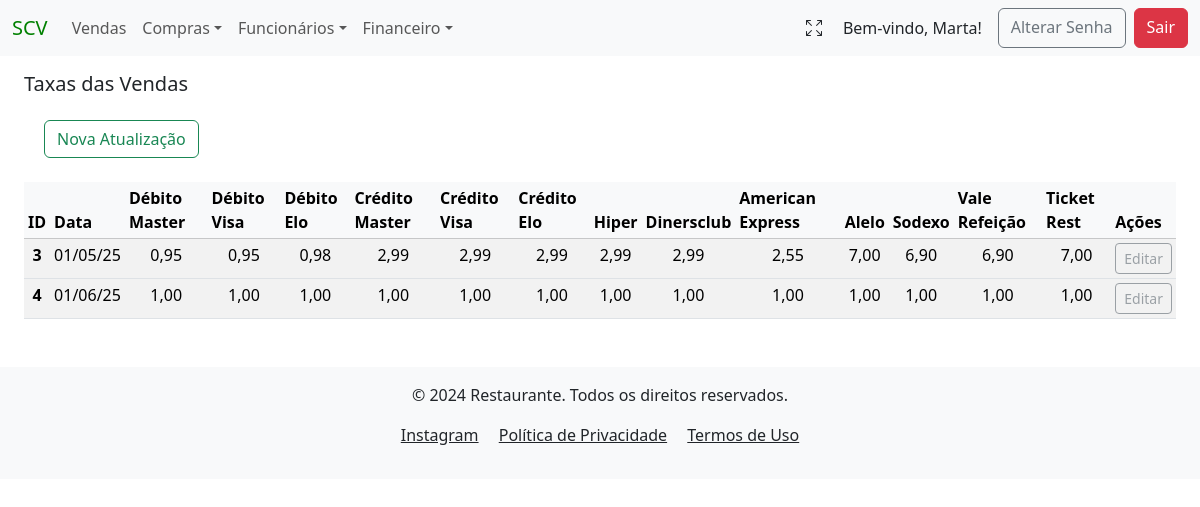
/taxas_vendas/?tenant=modelo_1 (signed in), run on the app's committed database.
### users/models.py (models this page shows)
class User(AbstractUser):
    tenant = models.ForeignKey(Tenant, on_delete=models.PROTECT)
    phone = models.CharField(max_length=13, blank=True, null=True)
    birth_date = models.DateField(blank=False, null=False)
    created_at = models.DateTimeField(auto_now_add=True)
    updated_at = models.DateTimeField(auto_now=True)
    groups = models.ManyToManyField(
        'auth.Group',
        related_name='custom_user_set',  # Adicionando um nome diferente para evitar o conflito
        blank=True
    )
    user_permissions = models.ManyToManyField(
        'auth.Permission',
        related_name='custom_user_permissions_set',  # Adicionando um nome diferente para evitar o conflito
        blank=True
    )

### financeiro/models.py (models this page shows)
class TaxasVendas(models.Model):
    tenant = models.ForeignKey(Tenant, on_delete=models.CASCADE)
    created_at = models.DateTimeField(auto_now_add=True)
    dt_atualizado = models.DateTimeField(auto_now=True, null=False, blank=False)
    data_taxa_venda = models.DateField(verbose_name="Data", null=False, blank=False)
    author = models.ForeignKey(settings.AUTH_USER_MODEL, on_delete=models.PROTECT, blank=False)
    debito_mastercard = models.DecimalField(verbose_name="Débito MasterCard", max_digits=4, decimal_places=2, null=True, blank=True)
    debito_visa =models.DecimalField(verbose_name="Débito Visa", max_digits=4, decimal_places=2, null=True, blank=True)
    debito_elo =models.DecimalField(verbose_name="Débito Elo", max_digits=4, decimal_places=2, null=True, blank=True)
    credito_mastercard =models.DecimalField(verbose_name="Crédito MasterCard", max_digits=4, decimal_places=2, null=True, blank=True)
    credito_visa =models.DecimalField(verbose_name="Crédito Visa", max_digits=4, decimal_places=2, null=True, blank=True)
    credito_elo =models.DecimalField(verbose_name="Crédito Elo", max_digits=4, decimal_places=2, null=True, blank=True)
    hiper =models.DecimalField(verbose_name="Hiper", max_digits=4, decimal_places=2, null=True, blank=True)
    dinersclub =models.DecimalField(verbose_name="Dinersclub", max_digits=4, decimal_places=2, null=True, blank=True)
    american_express =models.DecimalField(verbose_name="American Express", max_digits=4, decimal_places=2, null=True, blank=True)
    alelo =models.DecimalField(verbose_name="Alelo", max_digits=4, decimal_places=2, null=True, blank=True)
    sodexo =models.DecimalField(verbose_name="Sodexo", max_digits=4, decimal_places=2, null=True, blank=True)
    vale_refeicao =models.DecimalField(verbose_name="Vale Refeição", max_digits=4, decimal_places=2, null=True, blank=True)
    ticket_rest =models.DecimalField(verbose_name="Ticket Rest", max_digits=4, decimal_places=2, null=True, blank=True)

### financeiro/views.py (the view)
# urls.py: path('taxas_vendas/', TaxaListView.as_view(), name='taxas_vendas'),
class TaxaListView(LoginRequiredMixin, PermissionRequiredMixin, TenantQuerysetMixin, HandleNoPermissionMixin, ListView):
    model = TaxasVendas
    template_name = 'financeiro/taxasvendas_list.html'  # Garante que o template correto será usado
    context_object_name = 'taxas_list'  # Isso define o nome que será usado no template
    permission_required = 'financeiro.view_taxasvendas'  # Permissão para visualizar objetos'

### project/context_processors.py (called while the page is built)
def tenant_context(request):
    return {
        'tenant': request.GET.get('tenant', None),
    }

### project/mixins.py (called while the page is built)
    def get_queryset(self):
        tenant = getattr(self.request.user, 'tenant', None)
        if not tenant:
            tenant = self.request.user.tenant  # Garante que o tenant do usuário seja usado
        if not tenant:
            raise PermissionDenied("Tenant não encontrado para o usuário logado.")  # Lança um erro explícito
        return self.model.objects.filter(tenant=tenant)

### financeiro/templates/financeiro/taxasvendas_list.html (shortened to what this page needs)
{% extends 'global/base.html' %}
{% block content %}
<h5 class="mb-4 mt-3">Taxas das Vendas</h5>
<div class="container-fluid">
    <div class="ms-2 me-2 mt-4">
        <a href="{% url 'create_taxas_vendas' %}?tenant={{ tenant }}" class="btn btn-outline-success me-2">Nova Atualização</a>
    </div>
</div>
{% if taxas_list %}
    <table class="table table-sm table-striped table-hover mt-4">
        <thead class="table-light">
        <tr>
            <th scope="col">ID</th>
            <th scope="col">Data</th>
            <th scope="col">Débito Master</th>
            <th scope="col">Débito Visa</th>
            <th scope="col">Débito Elo</th>
            <th scope="col">Crédito Master</th>
            <th scope="col">Crédito Visa</th>
            <th scope="col">Crédito Elo</th>
            <th scope="col">Hiper</th>
            <th scope="col">Dinersclub</th>
            <th scope="col">American Express</th>
            <th scope="col">Alelo</th>
            <th scope="col">Sodexo</th>
            <th scope="col">Vale Refeição</th>
            <th scope="col">Ticket Rest</th>
            <th scope="col">Ações</th>
        </tr>
        </thead>
        <tbody>
            {% for taxas in taxas_list %}
                <tr>
                    <th scope="row" class="text-center">{{ taxas.pk }}</th>
                    <td class="text-center">{{ taxas.data_taxa_venda|date:"d/m/y"}}</td>
                    <td class="text-center">{{ taxas.debito_mastercard}}</td>
                    <td class="text-center">{{ taxas.debito_visa}}</td>
                    <td class="text-center">{{ taxas.debito_elo| default:"-"}}</td>
                    <td class="text-center">{{ taxas.credito_mastercard| default:"-" }}</td>
                    <td class="text-center">{{ taxas.credito_visa| default:"-" }}</td>
                    <td class="text-center">{{ taxas.credito_elo| default:"-" }}</td>
                    <td class="text-center">{{ taxas.hiper| default:"-" }}</td>
                    <td class="text-center">{{ taxas.dinersclub| default:"-" }}</td>
                    <td class="text-center">{{ taxas.american_express| default:"-" }}</td>
                    <td class="text-center">{{ taxas.alelo| default:"-" }}</td>
                    <td class="text-center">{{ taxas.sodexo| default:"-" }}</td>
                    <td class="text-center">{{ taxas.vale_refeicao| default:"-" }}</td>
                    <td class="text-center">{{ taxas.ticket_rest| default:"-" }}</td>
                    <td class="text-center">
                        {% if perms.financeiro.change_taxas_vendas %}
                            <a href="{% url 'update_taxas_vendas' pk=taxas.pk %}?tenant={{ tenant }}" class="btn btn-outline-secondary btn-sm">Editar</a>
                        {% else %}
                            <a href="#" class="btn btn-outline-secondary btn-sm disabled" aria-disabled="true">
                                 Editar
                            </a>
                        {% endif %}
                </td>
                </tr>
            {% endfor %}
        </tbody>
    </table>
{% else %}
    <div class="container">
        <div class="alert alert-warning mt-3" role="alert">
            Não há taxas para o filtro selecionado.
        </div>
    </div>
{% endif %}
{% endblock content %}

### project/templates/global/base.html (shortened to what this page needs)
<!DOCTYPE html>
<html lang="pt-br">
  <head>
    <link href="https://cdn.jsdelivr.net/npm/bootstrap@5.3.3/dist/css/bootstrap.min.css" rel="stylesheet">
  </head>
  <body>
    <nav id="navbar" class="navbar navbar-expand-lg bg-body-tertiary position-sticky top-0" style="z-index: 1050;">
      <div class="container-fluid">
        <a class="navbar-brand" href="{% url 'menu' %}?tenant={{ tenant }}" style="color: green">SCV</a>
        <div class="collapse navbar-collapse" id="navbarSupportedContent">
          <ul class="navbar-nav me-auto mb-2 mb-lg-0">
            <li class="nav-item">
              {% if perms.vendas.view_vendas %}
                <a class="nav-link" href="{% url 'venda_list' %}?tenant={{ tenant }}">Vendas</a>
              {% else %}
                <a class="nav-link disabled" href="#" aria-disabled="true">Vendas</a>
              {% endif %}
            <li class="nav-item dropdown">
              {% if perms.compras.view_compras %}
                <a class="nav-link dropdown-toggle" href="#" role="button" data-bs-toggle="dropdown" aria-expanded="false">Compras</a>
              {% else %}
                <a class="nav-link disabled" href="#" aria-disabled="true">Compras</a>
              {% endif %}
            </li>
            <li class="nav-item dropdown">
              {% if perms.funcionarios.view_contratacao %}
                <a class="nav-link dropdown-toggle" href="#" role="button" data-bs-toggle="dropdown" aria-expanded="false">Funcionários</a>
              {% else %}
                <a class="nav-link disabled" href="#" aria-disabled="true">Funcionários</a>
              {% endif %}
            </li>
            <li class="nav-item dropdown">
              {% if perms.financeiro.view_dashboard_financeiro %}
                <a class="nav-link dropdown-toggle" href="#" role="button" data-bs-toggle="dropdown" aria-expanded="false">Financeiro</a>
              {% else %}
                <a class="nav-link disabled" href="#" aria-disabled="true">Financeiro</a>
              {% endif %}
            </li>
          </ul>
          <div class="d-flex ms-auto">
            <button id="fullscreen-btn" class="btn btn me-2" type="button" title="Tela Cheia" style="box-shadow:none;">
              <span id="fullscreen-icon" class="bi bi-arrows-fullscreen"></span>
            </button>
            {% if user.is_authenticated %}
              <span class="navbar-text text-dark me-3">
                Bem-vindo, {{ user.first_name }}!
              </span>
              <a href="{% url 'password_change' %}?tenant={{ tenant }}" class="btn btn-outline-secondary me-2">Alterar Senha</a>
              <a href="{% url 'logout' %}?tenant={{ tenant }}" class="btn btn-danger">Sair</a>
            {% else %}
              <a href="{% url 'login' %}?tenant={{ tenant }}" class="btn btn-outline-light">Login</a>
            {% endif %}
          </div>
        </div>
      </div>
    </nav>
    <main class="container-fluid px-4">
        {% block content %}{% endblock content %}
    </main>
      <footer class="bg-body-tertiary text-dark py-3 mt-5">
        <div class="container text-center">
            <p>&copy; 2024 Restaurante. Todos os direitos reservados.</p>
            <p>
                <a href="https://www.instagram.com/sushicasaverde/"
                    class="text-dark me-3"
                    target="_blank"
                    rel="noopener noreferrer"
                    >Instagram</a>
                <a href="#" class="text-dark me-3">Política de Privacidade</a>
                <a href="#" class="text-dark">Termos de Uso</a>
            </p>
        </div>
      </footer>
<link rel="stylesheet" href="https://cdn.jsdelivr.net/npm/bootstrap-icons@1.11.3/font/bootstrap-icons.css">
  </body>
</html>

### data on the page
User: first_name "Marta"
TaxasVendas: pk "3", data_taxa_venda "01/05/25", debito_mastercard "0,95", debito_visa "0,95", debito_elo "0,98", credito_mastercard "2,99", credito_visa "2,99", credito_elo "2,99", hiper "2,99", dinersclub "2,99", american_express "2,55", alelo "7,00", sodexo "6,90", vale_refeicao "6,90", ticket_rest "7,00"
TaxasVendas: pk "4", data_taxa_venda "01/06/25", debito_mastercard "1,00", debito_visa "1,00", debito_elo "1,00", credito_mastercard "1,00", credito_visa "1,00", credito_elo "1,00", hiper "1,00", dinersclub "1,00", american_express "1,00", alelo "1,00", sodexo "1,00", vale_refeicao "1,00", ticket_rest "1,00"
